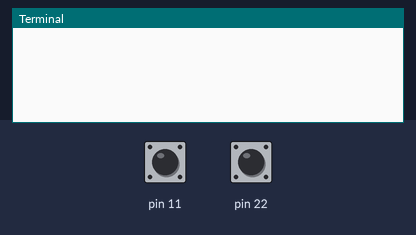
A program run on a simulated Raspberry Pi (header pin numbers). Shown: the last lines printed to the terminal. The inputs (shaded band) are chosen by the test bench; at power-on: pin 11 LOW, pin 22 LOW.

Above: at 1.2 s.
1.3 s: pin 11 pulled HIGH for 0.35 s
At 1.9 s:
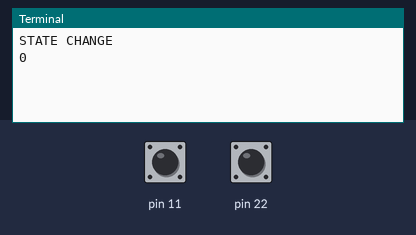
3.1 s: pin 22 pulled HIGH for 0.35 s
At 4.5 s:
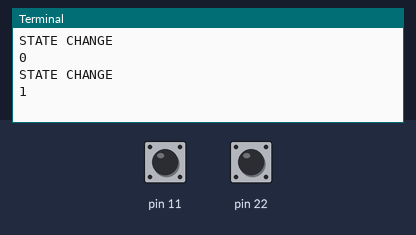

Measured:
- after the input at 1.3 s, the terminal: prints a new line after 0.20 s (image 1)
- after the input at 3.1 s, the terminal: prints a new line after 0.20 s (image 2)

The program:

test1.py
```python
import RPi.GPIO as GPIO
import time

GPIO.setmode(GPIO.BOARD)

GPIO.setup(11,GPIO.IN, pull_up_down=GPIO.PUD_DOWN)
GPIO.setup(22,GPIO.IN, pull_up_down=GPIO.PUD_DOWN)

state = -1
#GPIO.setup(7,GPIO.OUT)
#GPIO.setup(40,GPIO.OUT)
#GPIO.output(7,0)
#GPIO.output(40,0)

try:
	while True:

		time.sleep(0.3)
		if (GPIO.input(11) == 1):
			if (state != 0):
				print "STATE CHANGE"
			state = 0
			print state

		if (GPIO.input(22) == 1):
			if (state != 1):
				print "STATE CHANGE"
			state = 1
			print state

except KeyboardInterrupt:
	GPIO.cleanup()
```
